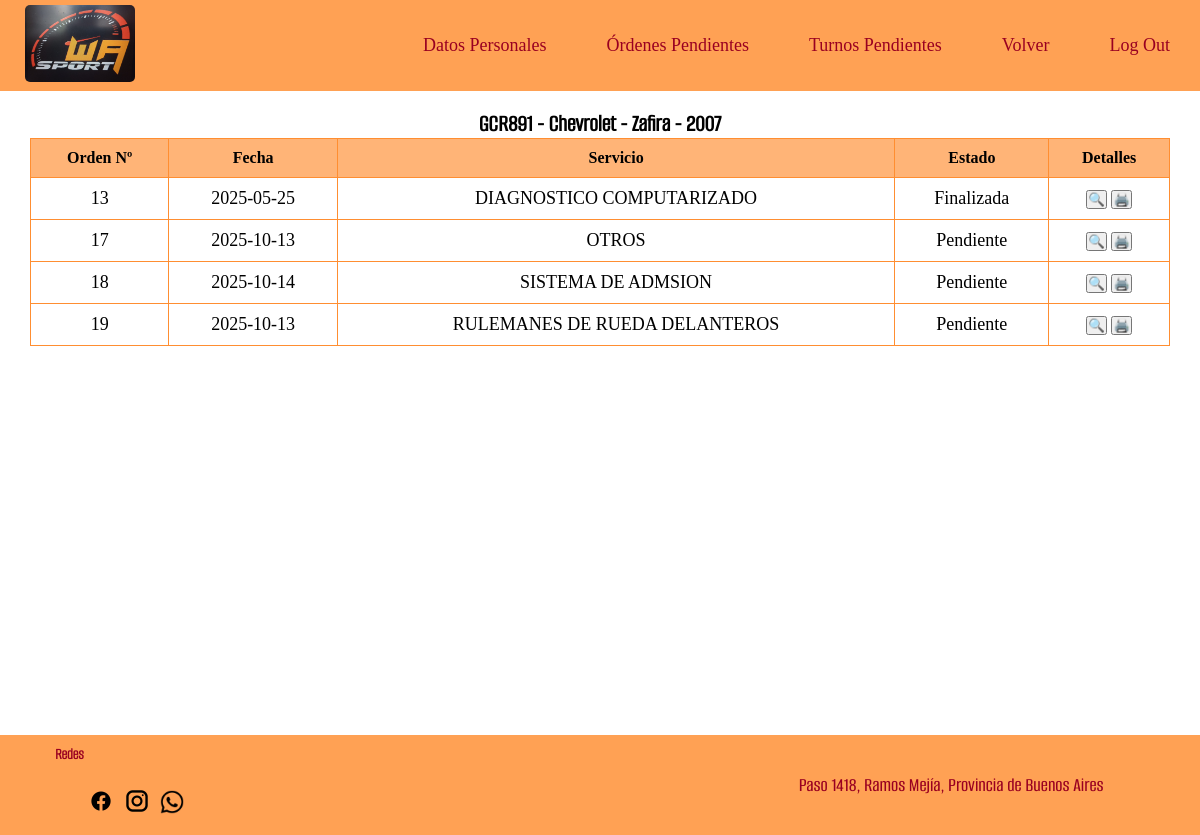
/historico_vehiculo_mecanico.php?patente=GCR891 (signed in), run on an earlier commit of the app's database.
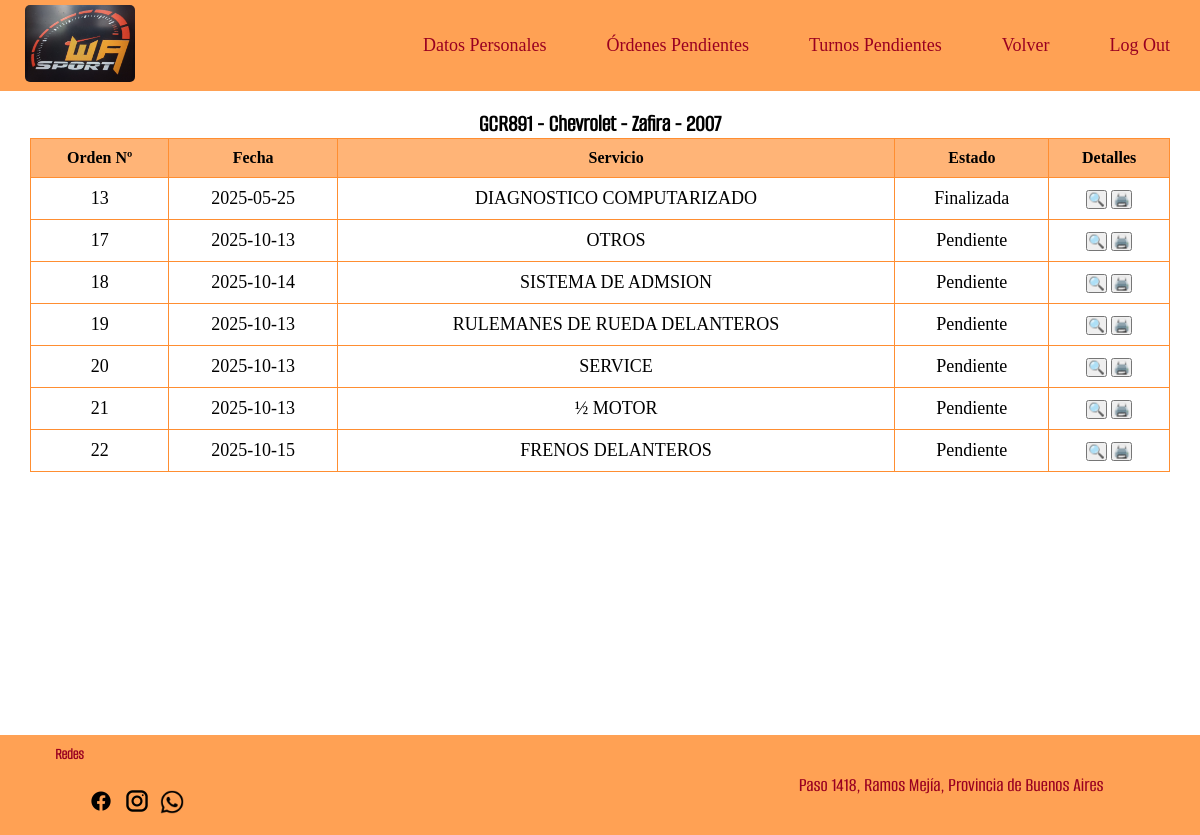
And on a later commit of the database.
### tables this page shows
CREATE TABLE `vehiculos` (
  `vehiculo_patente` varchar(10) NOT NULL,
  `cliente_DNI` varchar(10) NOT NULL,
  `vehiculo_marca` varchar(10) NOT NULL,
  `vehiculo_modelo` varchar(10) NOT NULL,
  `vehiculo_anio` varchar(4) DEFAULT NULL,
  `vehiculo_color` varchar(10) DEFAULT NULL,
  `vehiculo_motor` varchar(10) DEFAULT NULL
);

CREATE TABLE `orden_trabajo` (
  `orden_numero` int(11) NOT NULL,
  `servicio_codigo` varchar(5) NOT NULL,
  `complejidad` int(11) NOT NULL,
  `costo_ajustado` decimal(8,2) DEFAULT NULL,
  `orden_kilometros` int(10) UNSIGNED NOT NULL,
  `orden_comentario` varchar(255) NOT NULL,
  `orden_estado` tinyint(1) NOT NULL,
  `mecanico_DNI` varchar(15) DEFAULT NULL,
  `turno_id` int(11) DEFAULT NULL,
  `factura_id` int(11) DEFAULT NULL
);

CREATE TABLE `ordenes` (
  `orden_numero` int(11) NOT NULL,
  `orden_fecha` varchar(255) NOT NULL,
  `vehiculo_patente` varchar(10) NOT NULL,
  `orden_costo` decimal(8,2) DEFAULT NULL
);

CREATE TABLE `servicios` (
  `servicio_codigo` varchar(5) NOT NULL,
  `servicio_nombre` varchar(35) NOT NULL,
  `servicio_descripcion` varchar(100) NOT NULL,
  `servicio_costo` decimal(8,2) NOT NULL
);

### historico_vehiculo_mecanico.php (the view, shortened to what this page needs)
<?php
require_once("conexion_base.php");
$mostrarModalError = false;
$mensajeModal = "";
$datosVehiculo = [];
$ordenesVehiculo = [];
try {
    $patente = strtoupper(trim($_GET['patente'] ?? ''));
    if (empty($patente)) {
        $mostrarModalError = true;
        $mensajeModal = "No se proporcionó una patente.";
    } else {
        $stmt = $conexion->prepare("SELECT * FROM vehiculos WHERE vehiculo_patente = :patente");
        $stmt->execute(['patente' => $patente]);
        if ($stmt->rowCount() === 0) {
            $mostrarModalError = true;
            $mensajeModal = "Vehículo no registrado.";
        } else {
            $datosVehiculo = $stmt->fetch(PDO::FETCH_ASSOC);
            $stmt = $conexion->prepare("SELECT o.orden_numero, o.orden_fecha, s.servicio_nombre, ot.orden_estado, ot.servicio_codigo,
                       ot.orden_kilometros, ot.complejidad, ot.orden_comentario
                FROM ordenes o
                JOIN orden_trabajo ot ON o.orden_numero = ot.orden_numero
                JOIN servicios s ON ot.servicio_codigo = s.servicio_codigo
                WHERE o.vehiculo_patente = :patente
                ORDER BY o.orden_numero
            ");
            $stmt->execute(['patente' => $patente]);
            $ordenesVehiculo = $stmt->fetchAll(PDO::FETCH_ASSOC);
        }
    }
} catch (PDOException $e) {
    $mostrarModalError = true;
    $mensajeModal = "Error en la base de datos: " . $e->getMessage();
}
?>
<!DOCTYPE html>
<html lang="es">
<head>
    <link rel="stylesheet" href="estilopagina.css?v=<?= time() ?>">
</head>
<body>
    <?php include("nav_mecanico.php"); ?>
    <br>
    <?php if ($mostrarModalError): ?>
    <dialog open id="modal_error_historial">
        <p style="text-align:center;"><strong><?= htmlspecialchars($mensajeModal) ?></strong></p>
        <div style="text-align:center;">
            <button onclick="document.getElementById('modal_error_historial').close()">Cerrar</button>
        </div>
    </dialog>
    <?php elseif (!empty($datosVehiculo)): ?>
        <section class="his_vehiculo_mec">
            <h2 >
                <?= htmlspecialchars($datosVehiculo['vehiculo_patente']) ?> -
                <?= htmlspecialchars($datosVehiculo['vehiculo_marca']) ?> -
                <?= htmlspecialchars($datosVehiculo['vehiculo_modelo']) ?> -
                <?= htmlspecialchars($datosVehiculo['vehiculo_anio']) ?>
            </h2>
            <table class="his_vehimec_tab" style="width: 95%;">
                <thead>
                    <tr>
                        <th>Orden Nº</th>
                        <th>Fecha</th>
                        <th>Servicio</th>
                        <th>Estado</th>
                        <th>Detalles</th>
                    </tr>
                </thead>
                <tbody>
                    <?php foreach ($ordenesVehiculo as $orden): ?>
                    <tr>
                        <td><?= htmlspecialchars($orden['orden_numero']) ?></td>
                        <td><?= htmlspecialchars($orden['orden_fecha']) ?></td>
                        <td><?= htmlspecialchars($orden['servicio_nombre']) ?></td>
                        <td><?= $orden['orden_estado'] == 1 ? "Finalizada" : "Pendiente" ?></td>
                        <td style="text-align: center;">
                            <button onclick="document.getElementById('modal_<?= $orden['orden_numero'] ?>').showModal()">🔍</button>
                            <button>
                            <a href="exportar_pdf_orden.php?orden=<?= $orden['orden_numero'] ?>" target="_blank" class="boton_historial">                                🖨️
                            </a></button>
                        </td>
                    </tr>
                    <?php endforeach; ?>
                </tbody>
            </table>
        </section>
    <?php endif; ?>
    <br>
    <?php include("piedepagina.php"); ?>
</body>
</html>

### nav_mecanico.php (shortened to what this page needs)
<!DOCTYPE html>
<html lang="en">
<head>
    <link rel="stylesheet" href="estilopagina.css?v=<?= time() ?>">
</head>
<body>
    <header class="nav_mecanico">
        <div class="mecanico_navegador">
            <a  href="http://localhost/tallermecanico/inicio.php">
                <img class="login" src="iconos/WA_Sport.jpg" alt="Logotipo de WA Sport" >
            </a>
            <div class="botonera_mecanico">
                <a class="nav" href="http://localhost/tallermecanico/modificacion_mecanico.php" >Datos Personales</a>
                <a href="#" class="nav" onclick="document.getElementById('modal_ordenes_pendientes').showModal(); return false;">
                    Órdenes Pendientes
                </a>
                <a href="#" class="nav" onclick="document.getElementById('modal_turnos_pendientes').showModal(); return false;">
                    Turnos Pendientes
                </a>
                <a class="nav" href="http://localhost/tallermecanico/mecanico.php">Volver </a>
                <a class="nav" href="http://localhost/tallermecanico/logout.php">Log Out</a>
            </div>
        </div>
    </header>
</body>
</html>

### piedepagina.php (shortened to what this page needs)
<!DOCTYPE html>
<html lang="en">
<head>
    <link rel="stylesheet" href="estilopagina.css?v=<?= time() ?>">
</head>
<body>
    <footer class="PieDePagina">
        <h4 class="redes">Redes</h4>
        <div class="iconos-redes">
            <link rel="stylesheet" href=""><img class= "iconos" src="iconos/face.webp" alt="icono de Facebook con link a la pagina">
            <link rel="stylesheet" href=""><img class= "iconos"src="iconos/inst.png" alt="icono de Instragram con link a la pagina">
            <link rel="stylesheet" href=""><img class= "iconoswpp" src="iconos/wpp.png" alt="icono de Whatsapp con link a la pagina">
        </div>
        <a class="direc" href="https://www.google.com.ar/maps/place/WAsport/@-34.6485696,-58.5412355,17z/data=!3m1!4b1!4m6!3m5!1s0x95bcc94f14768b4b:0x569b8550c525f535!8m2!3d-34.6485696!4d-58.5386606!16s%2Fg%2F11h7z1d_5t?hl=es&entry=ttu&g_ep=EgoyMDI1MDQzMC4xIKXMDSoJLDEwMjExNDUzSAFQAw%3D%3D" >Paso 1418, Ramos Mejía, Provincia de Buenos Aires</a>
    </footer>
</body>
</html>

### estilopagina.css (style rules this page uses)
* { margin: 0; padding: 0; box-sizing: border-box; }
html, body { width: 100%; height: 100%; }
.login { width: 110px; margin: 15px; border-radius: 5px; }
.nav { font-family: 'Big_Shoulders_ExtraBold'; font-size: large; text-decoration: none; color: rgb(153, 0 , 33); margin-right: 20px;; }
.PieDePagina { height: 100px; width: 100%; padding: 10px; background-color: rgb(255, 161, 84); padding-left: 25px; display: grid; grid-template-rows:repeat(2 , 1fr); grid-template-columns: 300px 1fr; }
.redes { font-family: 'AlumniSans_Light'; font-size: 16px; color: rgb(153, 0 , 33); margin-left: 10%; }
.iconos-redes { grid-row: 2/3; margin-left: 20%; }
.iconos { width:32px; height: 32px; }
.iconoswpp { width: 24px; height: 24px; margin: 2.7px; }
.direc { font-family: 'AlumniSans_Medium'; font-size: 20px; color: rgb(153, 0 , 33); text-decoration: none; grid-column: 2 / 3; grid-row: 1 / 3; justify-self: end; align-self: center; margin-right: 10%; }
.nav_mecanico { width: 100%; height: 91px; padding: 10px; background-color: rgb(255, 161, 84); display: flex; align-items: center; justify-content: space-between; }
.mecanico_navegador { display: flex; flex-wrap: nowrap; justify-content: space-between; align-items: center; width: 100%; }
.botonera_mecanico { display: flex; gap: 40px; margin-left: auto; align-items: center; }
.his_vehiculo_mec { min-height: 76vh; }
.his_vehiculo_mec h2 { font-family: 'AlumniSans_Regular'; text-align: center; }
.his_vehimec_tab { width: 80%; margin: 0 auto; border-collapse: collapse; }
.his_vehimec_tab th, .his_vehimec_tab td { border: 1px solid #FF8E31; padding: 10px; font-family: 'Big_Shoulders_Regular'; font-size: 18px; text-align: center; }
.his_vehimec_tab th { background-color: #ff8e31a8; font-weight: bold; font-size: 16px; }
.boton_historial { text-decoration: none; }
.boton_historial { text-decoration: none; border: none; }

What changed in the data, as far as the page shows it:
added orden_trabajo: orden_numero.orden_numero "20", orden_numero.orden_fecha "2025-10-13", servicio_codigo.servicio_nombre "SERVICE", orden_estado "Pendiente"
added orden_trabajo: orden_numero.orden_numero "21", orden_numero.orden_fecha "2025-10-13", servicio_codigo.servicio_nombre "½ MOTOR", orden_estado "Pendiente"
added orden_trabajo: orden_numero.orden_numero "22", orden_numero.orden_fecha "2025-10-15", servicio_codigo.servicio_nombre "FRENOS DELANTEROS", orden_estado "Pendiente"
